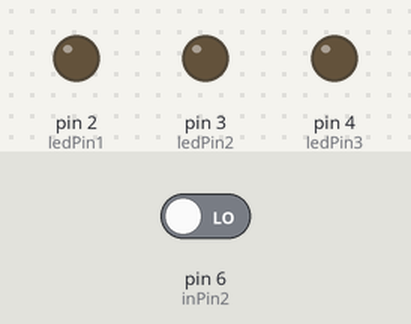
Bench run of a sketch on a simulated Arduino Uno, built with avr-gcc and run on an emulated ATmega328P. On the bench: output pins drawn as LEDs (lit = HIGH). Dashed ring = blinking. The test bench sets the inputs (shaded band); at power-on: pin 6 (inPin2) LOW.

Above: at 1.2 s.
1.3 s: pin 6 (inPin2) driven HIGH
At 1.4 s:
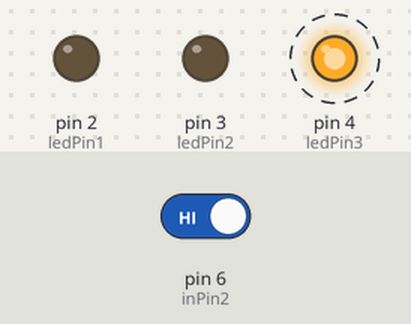
At 1.8 s:
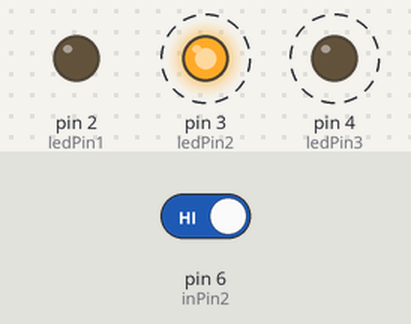
4.3 s: pin 6 (inPin2) driven LOW
At 5.2 s:
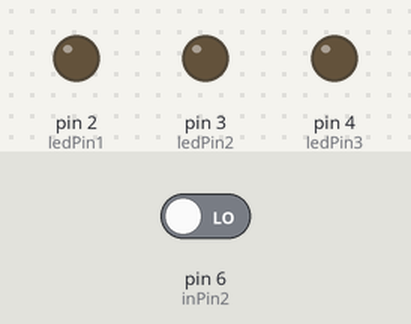
Timing chart, 0 to 7.3 s (numbered marks = the images above; inputs shaded):
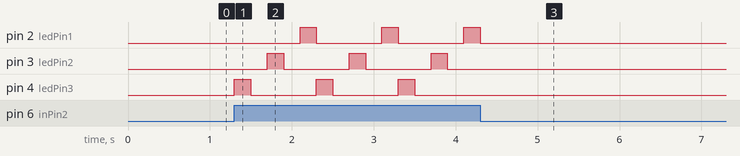

Measured:
- after the input at 1.3 s, pin 2 (ledPin1): alternates HIGH for 0.20 s and LOW for 0.80 s, starting after 0.80 s; pin 3 (ledPin2): alternates HIGH for 0.20 s and LOW for 0.80 s, starting after 0.40 s; pin 4 (ledPin3): alternates HIGH for 0.20 s and LOW for 0.80 s, starting at once
- after the input at 4.3 s, pin 2 (ledPin1): goes on until 4.3 s, then stays LOW; pin 3 (ledPin2), pin 4 (ledPin3): stops changing and stays LOW

The sketch:

Latihan_Button.ino
```cpp
const int ledPin1 = 2;
const int ledPin2 = 3;
const int ledPin3 = 4;
const int inPin   = 5;
const int inPin2  = 6;
const int inPin3  = 7;

int val1, val2, val = 0;

void setup() {
  pinMode(ledPin1, OUTPUT);
  pinMode(ledPin2, OUTPUT);
  pinMode(ledPin3, OUTPUT);
  pinMode(inPin, INPUT);
  pinMode(inPin2, INPUT);
  pinMode(inPin3, INPUT);
}

void loop() {
  val = digitalRead(inPin2);
  if (val == HIGH) {
    digitalWrite(ledPin3, HIGH);
    delay (200);
    digitalWrite(ledPin3, LOW);
    delay (200);
    digitalWrite(ledPin2, HIGH);
    delay (200);
    digitalWrite(ledPin2, LOW);
    delay(200);
    digitalWrite(ledPin1, HIGH);
    delay (200);
    digitalWrite(ledPin1, LOW);
  }

}
```
